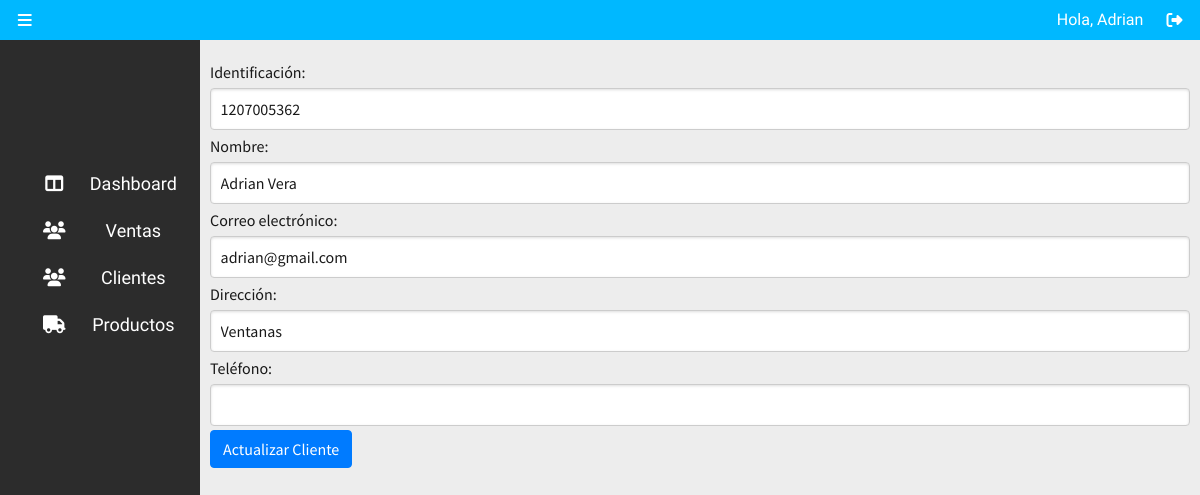
The page /crear_cliente.php?id=2 (signed in) on the database its author committed.
### tables this page shows
CREATE TABLE `clientes` (
  `id_cliente` int(11) NOT NULL,
  `identificacion` varchar(30) NOT NULL,
  `nombre` varchar(255) NOT NULL,
  `correo` varchar(255) DEFAULT NULL,
  `direccion` varchar(255) DEFAULT NULL,
  `telefono_cliente` varchar(15) DEFAULT NULL
);

### crear_cliente.php (the view, shortened to what this page needs)
<!DOCTYPE html>
<html lang="en">
<head>
    <link rel="stylesheet" href="css/purecss/pure.min.css">
    <link rel="stylesheet" href="css/purecss/grid/base.min.css">
    <link rel="stylesheet" href="css/purecss/grid/grids.min.css">
    <link rel="stylesheet" href="css/purecss/grid/grids.responsive.css">
    <link rel="stylesheet" href="css/normalize.css">
    <link rel="stylesheet" href="css/container.css">
    <link rel="stylesheet" href="css/layout.css">
    <link rel="stylesheet" href="https://stackpath.bootstrapcdn.com/bootstrap/4.3.1/css/bootstrap.min.css">
</head>
<body>
    <div class="pure-g contenedor">
        <div class="nav pure-u-1">
            <div class="pure-u-4-24 pure-u-sm-2-24 pure-u-md-2-24 pure-u-lg-1-24 submenu">
                <i class="fas fa-bars" id="sbmenu_btn"></i>
            </div>
            <div class="pure-u-10-24 pure-u-sm-5-24 pure-u-md-5-24 pure-u-lg-3-24 user_options">
                <span>Hola, <?php echo $_SESSION['nombre_usuario']; ?></span>
                <a href="#"><i class="fas fa-sign-out-alt"></i></a>
            </div>
        </div>
        <div class="main pure-u-1">
            <div class="submenu pure-u-5-12 pure-u-sm-1-4 pure-u-md-1-4 pure-u-lg-1-6" id="submenu" style="display: none">
            <div class="items pure-u-24-24">
<a class="item pure-u-1" href="#">
    <div class="icono_sbmenu pure-u-3-24">
        <i class="fas fa-columns"></i>
    </div>
    <div class="descp pure-u-16-24">
        Dashboard
    </div>
</a>
<div class="item pure-u-1 item_sb" href="#">
    <div class="icono_sbmenu pure-u-3-24">
        <i class="fas fa-users"></i>
    </div>
    <div class="descp pure-u-16-24">
        Ventas
    </div>
</div>
<div class="item pure-u-1 item_sb">
    <div class="icono_sbmenu pure-u-3-24">
        <i class="fas fa-users"></i>
    </div>
    <div class="descp pure-u-16-24">
        Clientes
    </div>
</div>
<div class="item pure-u-1 item_sb">
    <div class="icono_sbmenu pure-u-3-24">
        <i class="fas fa-truck"></i>
    </div>
    <div class="descp pure-u-16-24">
        Productos
    </div>
</div>
</div>
            </div>
            <div class="bodycontent pure-u-1 pure-u-sm-18-24 pure-u-md-18-24 pure-u-lg-20-24" id="bdysbncontent">
                <div class="container">
                    <form action="procesar_agregar_cliente.php" method="post" class="pure-form pure-form-stacked">
                        <?php
                        $identificacion = '';
                        $nombre = '';
                        $correo = '';
                        $direccion = '';
                        $telefonoCliente = '';
                        $servername = "localhost:3307";
                        $username = "root";
                        $password = "admin";
                        $dbname = "proyecto_finalpwa";
                        $modoEdicion = false;
                        if (isset($_GET['id'])) {
                            $modoEdicion = true;
                            $idCliente = $_GET['id'];
                            $conexion = new mysqli($servername, $username, $password, $dbname);
                            $consultaCliente = "SELECT * FROM clientes WHERE id_cliente = ? limit 1;";
                            $stmt = $conexion->prepare($consultaCliente);
                            $stmt->bind_param("i", $idCliente);
                            $stmt->execute();
                            $resultado = $stmt->get_result();
                            if ($resultado->num_rows > 0) {
                                $cliente = $resultado->fetch_assoc();
                                $identificacion = $cliente['identificacion'];
                                $nombre = $cliente['nombre'];
                                $correo = $cliente['correo'];
                                $direccion = $cliente['direccion'];
                                $telefonoCliente = $cliente['telefono_cliente'];
                            }
                        }
                        ?>
                        <fieldset>
                            <label for="identificacion">Identificación:</label>
                            <input type="text" id="identificacion" name="identificacion" class="pure-input-1" value="<?php echo $identificacion; ?>" required>
                            <label for="nombre">Nombre:</label>
                            <input type="text" id="nombre" name="nombre" class="pure-input-1" value="<?php echo $nombre; ?>" required>
                            <label for="correo">Correo electrónico:</label>
                            <input type="email" id="correo" name="correo" class="pure-input-1" value="<?php echo $correo; ?>">
                            <label for="direccion">Dirección:</label>
                            <input type="text" id="direccion" name="direccion" class="pure-input-1" value="<?php echo $direccion; ?>">
                            <label for="telefono_cliente">Teléfono:</label>
                            <input type="tel" id="telefono_cliente" name="telefono_cliente" class="pure-input-1" value="<?php echo $telefonoCliente; ?>">
                            <button type="submit" class="btn btn-primary"><?php echo ($modoEdicion ? 'Actualizar' : 'Agregar'); ?> Cliente</button>
                        </fieldset>
                    </form>
                </div>
            </div>
        </div>
    </div>
</body>
</html>

### css/purecss/grid/grids.responsive.css (style rules this page uses)
@media screen and (min-width:35.5em) { .pure-u-sm-1,.pure-u-sm-1-1,.pure-u-sm-1-12,.pure-u-sm-1-2,.pure-u-sm-1-24,.pure-u-sm-1-3,.pure-u-sm-1-4,.pure-u-sm-1-5,.pure-u-sm-1-6,.pure-u-sm-1-8,.pure-u-sm-10-24,.pure-u-sm-11-12,.pure-u-sm-11-24,.pure-u-sm-12-24,.pure-u-sm-13-24,.pure-u-sm-14-24,.pure-u-sm-15-24,.pure-u-sm-16-24,.pure-u-sm-17-24,.pure-u-sm-18-24,.pure-u-sm-19-24,.pure-u-sm-2-24,.pure-u-sm-2-3,.pure-u-sm-2-5,.pure-u-sm-20-24,.pure-u-sm-21-24,.pure-u-sm-22-24,.pure-u-sm-23-24,.pure-u-sm-24-24,.pure-u-sm-3-24,.pure-u-sm-3-4,.pure-u-sm-3-5,.pure-u-sm-3-8,.pure-u-sm-4-24,.pure-u-sm-4-5,.pure-u-sm-5-12,.pure-u-sm-5-24,.pure-u-sm-5-5,.pure-u-sm-5-6,.pure-u-sm-5-8,.pure-u-sm-6-24,.pure-u-sm-7-12,.pure-u-sm-7-24,.pure-u-sm-7-8,.pure-u-sm-8-24,.pure-u-sm-9-24 { display:inline-block;letter-spacing:normal;word-spacing:normal;vertical-align:top;text-rendering:auto } }
@media screen and (min-width:35.5em) { .pure-u-sm-1-12,.pure-u-sm-2-24 { width:8.3333% } }
@media screen and (min-width:35.5em) { .pure-u-sm-5-24 { width:20.8333% } }
@media screen and (min-width:35.5em) { .pure-u-sm-1-4,.pure-u-sm-6-24 { width:25% } }
@media screen and (min-width:35.5em) { .pure-u-sm-18-24,.pure-u-sm-3-4 { width:75% } }
@media screen and (min-width:48em) { .pure-u-md-1,.pure-u-md-1-1,.pure-u-md-1-12,.pure-u-md-1-2,.pure-u-md-1-24,.pure-u-md-1-3,.pure-u-md-1-4,.pure-u-md-1-5,.pure-u-md-1-6,.pure-u-md-1-8,.pure-u-md-10-24,.pure-u-md-11-12,.pure-u-md-11-24,.pure-u-md-12-24,.pure-u-md-13-24,.pure-u-md-14-24,.pure-u-md-15-24,.pure-u-md-16-24,.pure-u-md-17-24,.pure-u-md-18-24,.pure-u-md-19-24,.pure-u-md-2-24,.pure-u-md-2-3,.pure-u-md-2-5,.pure-u-md-20-24,.pure-u-md-21-24,.pure-u-md-22-24,.pure-u-md-23-24,.pure-u-md-24-24,.pure-u-md-3-24,.pure-u-md-3-4,.pure-u-md-3-5,.pure-u-md-3-8,.pure-u-md-4-24,.pure-u-md-4-5,.pure-u-md-5-12,.pure-u-md-5-24,.pure-u-md-5-5,.pure-u-md-5-6,.pure-u-md-5-8,.pure-u-md-6-24,.pure-u-md-7-12,.pure-u-md-7-24,.pure-u-md-7-8,.pure-u-md-8-24,.pure-u-md-9-24 { display:inline-block;letter-spacing:normal;word-spacing:normal;vertical-align:top;text-rendering:auto } }
@media screen and (min-width:48em) { .pure-u-md-1-12,.pure-u-md-2-24 { width:8.3333% } }
@media screen and (min-width:48em) { .pure-u-md-5-24 { width:20.8333% } }
@media screen and (min-width:48em) { .pure-u-md-1-4,.pure-u-md-6-24 { width:25% } }
@media screen and (min-width:48em) { .pure-u-md-18-24,.pure-u-md-3-4 { width:75% } }
@media screen and (min-width:64em) { .pure-u-lg-1,.pure-u-lg-1-1,.pure-u-lg-1-12,.pure-u-lg-1-2,.pure-u-lg-1-24,.pure-u-lg-1-3,.pure-u-lg-1-4,.pure-u-lg-1-5,.pure-u-lg-1-6,.pure-u-lg-1-8,.pure-u-lg-10-24,.pure-u-lg-11-12,.pure-u-lg-11-24,.pure-u-lg-12-24,.pure-u-lg-13-24,.pure-u-lg-14-24,.pure-u-lg-15-24,.pure-u-lg-16-24,.pure-u-lg-17-24,.pure-u-lg-18-24,.pure-u-lg-19-24,.pure-u-lg-2-24,.pure-u-lg-2-3,.pure-u-lg-2-5,.pure-u-lg-20-24,.pure-u-lg-21-24,.pure-u-lg-22-24,.pure-u-lg-23-24,.pure-u-lg-24-24,.pure-u-lg-3-24,.pure-u-lg-3-4,.pure-u-lg-3-5,.pure-u-lg-3-8,.pure-u-lg-4-24,.pure-u-lg-4-5,.pure-u-lg-5-12,.pure-u-lg-5-24,.pure-u-lg-5-5,.pure-u-lg-5-6,.pure-u-lg-5-8,.pure-u-lg-6-24,.pure-u-lg-7-12,.pure-u-lg-7-24,.pure-u-lg-7-8,.pure-u-lg-8-24,.pure-u-lg-9-24 { display:inline-block;letter-spacing:normal;word-spacing:normal;vertical-align:top;text-rendering:auto } }
@media screen and (min-width:64em) { .pure-u-lg-1-24 { width:4.1667% } }
@media screen and (min-width:64em) { .pure-u-lg-1-8,.pure-u-lg-3-24 { width:12.5% } }
@media screen and (min-width:64em) { .pure-u-lg-1-6,.pure-u-lg-4-24 { width:16.6667% } }
@media screen and (min-width:64em) { .pure-u-lg-20-24,.pure-u-lg-5-6 { width:83.3333% } }

### css/container.css (style rules this page uses)
body, html, .pure-g { height: 100%; font-family: "Source Sans Pro", sans-serif; }
* { font-family: "Source Sans Pro", sans-serif; color: rgba(0, 0, 0, 0.9); }
.contenedor { display: flex; justify-content: center; align-content: center; background: rgba(204, 204, 204, 0.15); overflow: hidden; }

### crear_cliente.php (style rules this page uses)
body { background-color: #f2f2f2; font-family: Arial, sans-serif; }

### rows shown on the page
clientes: identificacion "1207005362", nombre "Adrian Vera", correo "adrian@gmail.com", direccion "Ventanas"

### other values the page prints
$_SESSION['nombre_usuario'] "Adrian"
